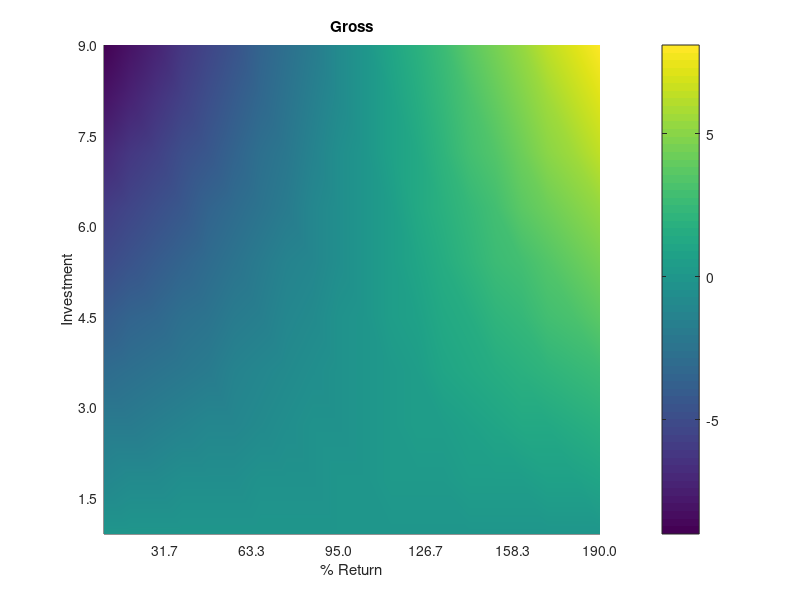

Write the MATLAB code that produced this figure.
InvestmentReturns=[0.0,0.0,0.0,0.0,0.0,0.0,0.0,0.0,0.0,0.0,0.0,0.0,0.0,0.0,0.0,0.0,0.0,0.0,0.0,0.0,;-1.0,-0.9,-0.8,-0.7,-0.6,-0.5,-0.4,-0.3,-0.2,-0.1,0.0,0.1,0.2,0.3,0.4,0.5,0.6,0.7,0.8,0.9,;-2.0,-1.8,-1.6,-1.4,-1.2,-1.0,-0.8,-0.6,-0.4,-0.2,0.0,0.2,0.4,0.6,0.8,1.0,1.2,1.4,1.6,1.8,;-3.0,-2.7,-2.4,-2.1,-1.8,-1.5,-1.2,-0.9,-0.6,-0.3,0.0,0.3,0.6,0.9,1.2,1.5,1.8,2.1,2.4,2.7,;-4.0,-3.6,-3.2,-2.8,-2.4,-2.0,-1.6,-1.2,-0.8,-0.4,0.0,0.4,0.8,1.2,1.6,2.0,2.4,2.8,3.2,3.6,;-5.0,-4.5,-4.0,-3.5,-3.0,-2.5,-2.0,-1.5,-1.0,-0.5,0.0,0.5,1.0,1.5,2.0,2.5,3.0,3.5,4.0,4.5,;-6.0,-5.4,-4.8,-4.2,-3.6,-3.0,-2.4,-1.8,-1.2,-0.6,0.0,0.6,1.2,1.8,2.4,3.0,3.6,4.2,4.8,5.4,;-7.0,-6.3,-5.6,-4.9,-4.2,-3.5,-2.8,-2.1,-1.4,-0.7,0.0,0.7,1.4,2.1,2.8,3.5,4.2,4.9,5.6,6.3,;-8.0,-7.2,-6.4,-5.6,-4.8,-4.0,-3.2,-2.4,-1.6,-0.8,0.0,0.8,1.6,2.4,3.2,4.0,4.8,5.6,6.4,7.2,;-9.0,-8.1,-7.2,-6.3,-5.4,-4.5,-3.6,-2.7,-1.8,-0.9,0.0,0.9,1.8,2.7,3.6,4.5,5.4,6.3,7.2,8.1,;];
surf(InvestmentReturns);
view(0,90); shading interp;colorbar;axis("nolabel");
xlabel("% Return");ylabel("Investment");
title("Gross");
set(gca,"XLim",[0 20]);
set(gca,"XTickLabel",{'0.0', '31.7', '63.3', '95.0', '126.7', '158.3', '190.0'});
L = get(gca,"XLim");set(gca,"XTick",linspace(L(1),L(2),7));
set(gca,"YLim",[0 10]);
set(gca,"YTickLabel",{'0.0', '1.5', '3.0', '4.5', '6.0', '7.5', '9.0'});
L = get(gca,"YLim");set(gca,"YTick",linspace(L(1),L(2),7));
axis("tight");
